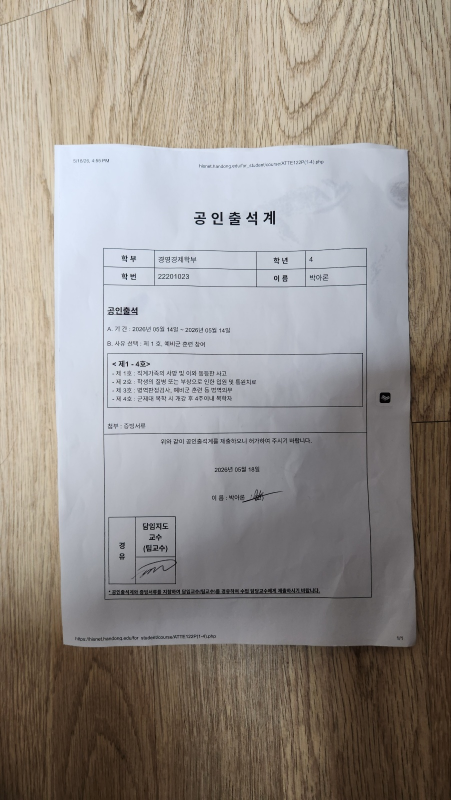
#> input picture input/img3.jpg, 901 x 1600 px (shown at 1/2 size); its folder holds 3 pictures in this run
$ python assignment_01_a4_warp.py
#> lines starting #> are read from the running program, lines starting #| are printed output that depends on the picture
import os
import cv2
import numpy as np

points = []
display_img = None
scale = 1.0


# [44 lines left out: functions mouse_callback, order_points, not called in this run]


# ============================
# 경로 설정
# ============================
dir_base = os.path.dirname(os.path.abspath(__file__))
dir_input = os.path.join(dir_base, "input")
dir_output = os.path.join(dir_base, "output")
os.makedirs(dir_output, exist_ok=True)

# 사용할 이미지 파일 이름
img_name = "img3.jpg"
img_path = os.path.join(dir_input, img_name)

print("Base path:", dir_base)
print("Input image path:", img_path)
print("Output path:", dir_output)

img = cv2.imread(img_path)
#> img is the input picture: shape (1600, 901, 3); mean B, G, R 137.1, 142.6, 148.9

if img is None:
    print("Error: Could not open image")
    print("Check this path:", img_path)
    exit()

# ============================
# 이미지 화면 크기에 맞게 축소 표시
# ============================
h, w = img.shape[:2]
#> h = 1600; w = 901

max_width = 900
max_height = 900

scale = min(max_width / w, max_height / h, 1.0)
#> scale = 0.562

display_w = int(w * scale)
#> display_w = 506
display_h = int(h * scale)
#> display_h = 900

display_img = cv2.resize(img, (display_w, display_h))
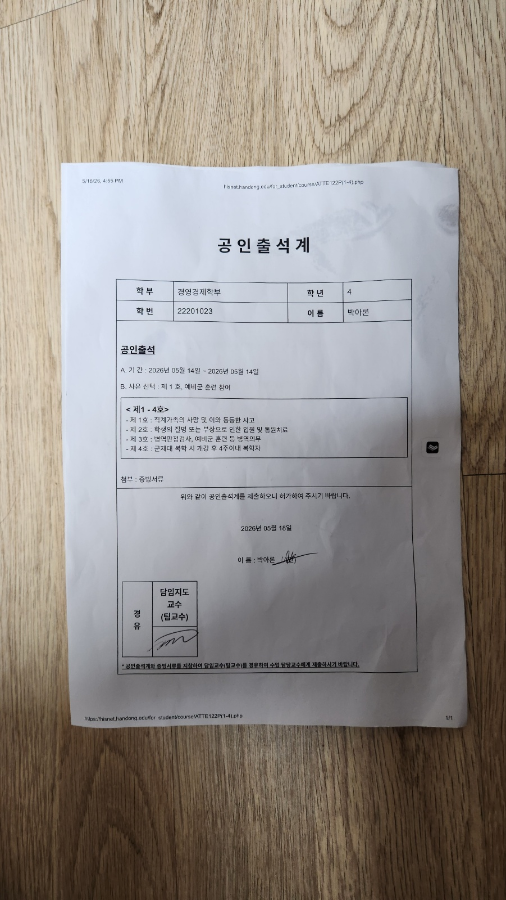
#> display_img: shape (900, 506, 3); mean B, G, R 137, 142.4, 148.7

print()
print("A4의 네 꼭짓점을 클릭하세요.")
print("추천 순서: 왼쪽 위 → 오른쪽 위 → 오른쪽 아래 → 왼쪽 아래")
print("4개를 클릭한 뒤 아무 키나 누르면 변환됩니다.")
print()

cv2.imshow("Select 4 A4 corners", display_img)
cv2.setMouseCallback("Select 4 A4 corners", mouse_callback)

cv2.waitKey(0)
cv2.destroyAllWindows()

if len(points) != 4:
    print("Error: 꼭짓점 4개를 정확히 클릭해야 합니다.")
    print("현재 클릭한 점 개수:", len(points))
    exit()
#> (the program exits here)
